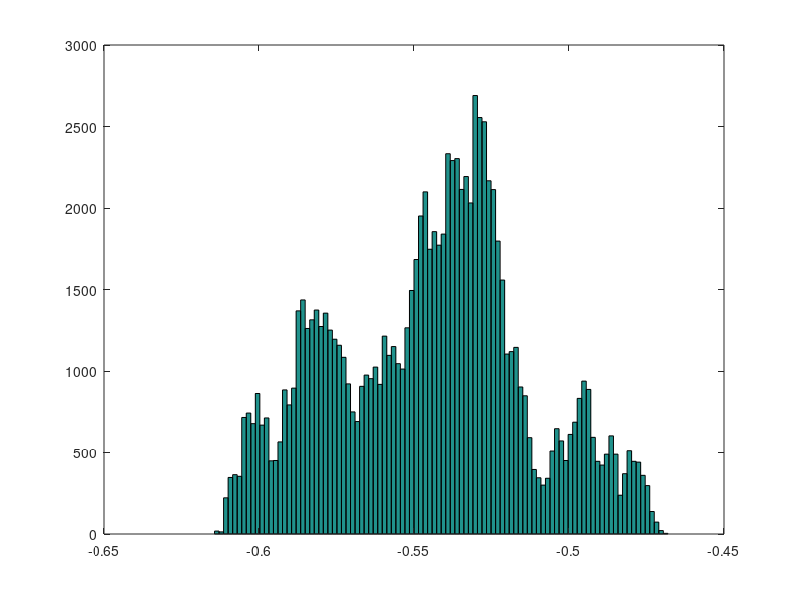
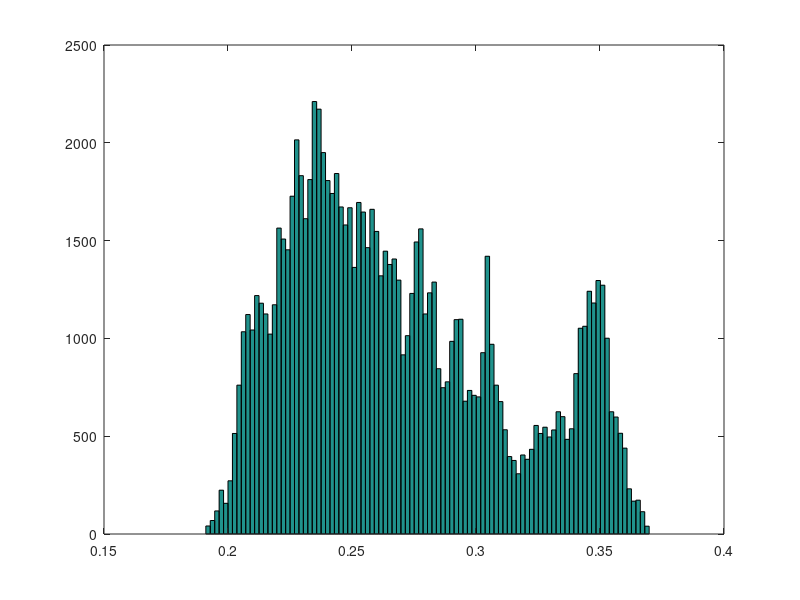

The MATLAB source for these figures, in order:
clear all;
N = 1e5;
num_samples = 50;
order = 1;
elim = 0.1;


u = ones(1,num_samples);
[b,a] = butter(order,0.2);
z = filter(b,a,u);
theta_0 = [a b];
e = elim*(2*rand(size(z))-1);
y = z+e;

THETA = zeros(N,2*(order+1));  THETA(1,:)=theta_0;

% Generate a proposal;

for k=2:N

  xi = THETA(k-1,:) + 0.001*randn(1,2*(order+1));
  ytest = filter(xi(order+2:2*(order+1)),xi(1:order+1),u);

  if max(abs(y-ytest))>elim
      THETA(k,:) = THETA(k-1,:);
  else
      THETA(k,:) = xi;
  end;


end;

figure(2)
hist(THETA(:,2),100);
figure(3)
hist(THETA(:,3),100);

